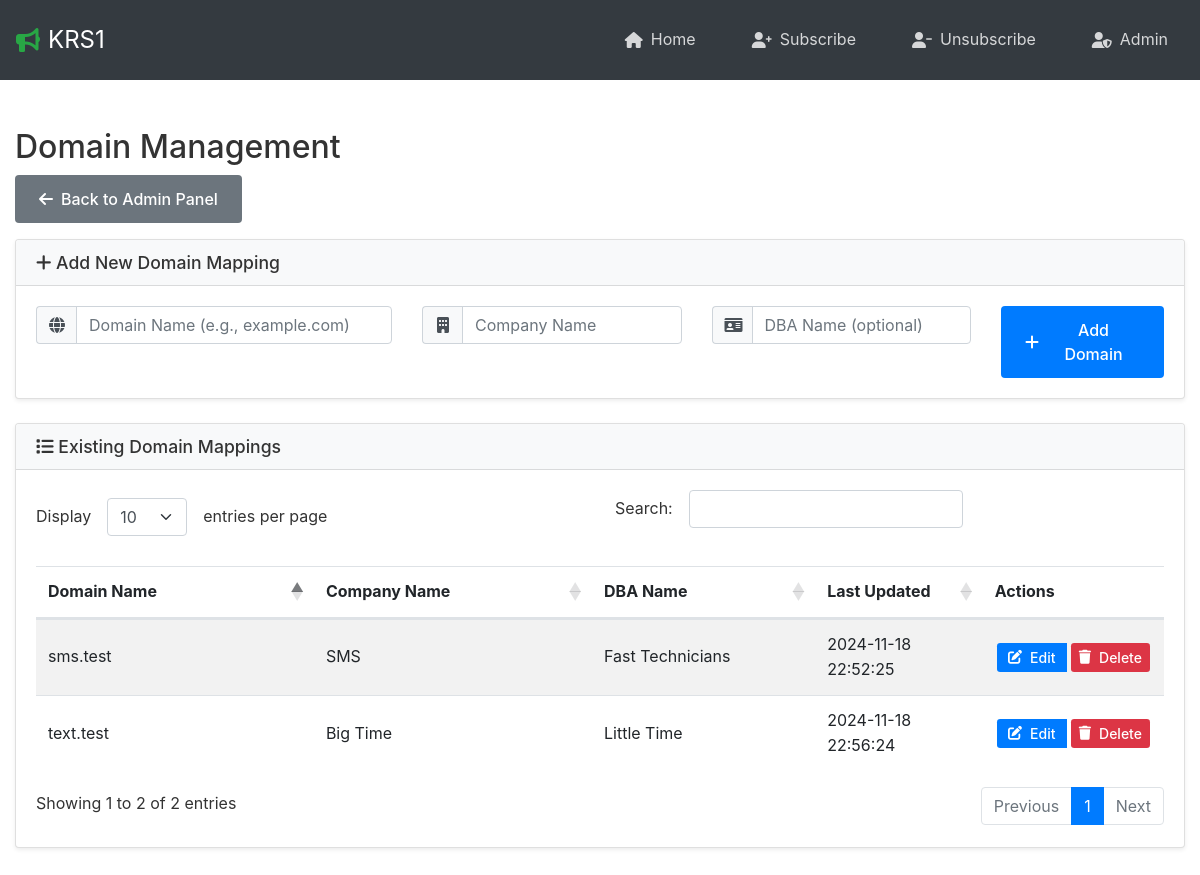
Screenshot of /admin_domains.php (signed in) with the database file from the repository.
### tables this page shows
CREATE TABLE `settings` (
  `id` int unsigned NOT NULL AUTO_INCREMENT,
  `setting_name` varchar(50) NOT NULL,
  `setting_value` text NOT NULL,
  PRIMARY KEY (`id`),
  UNIQUE KEY `setting_name` (`setting_name`)
);

CREATE TABLE `domain_mappings` (
  `id` int NOT NULL AUTO_INCREMENT,
  `domain_name` varchar(255) NOT NULL,
  `company_name` varchar(255) NOT NULL,
  `dba_name` varchar(255) DEFAULT NULL,
  `created_at` timestamp NULL DEFAULT CURRENT_TIMESTAMP,
  `updated_at` timestamp NULL DEFAULT CURRENT_TIMESTAMP ON UPDATE CURRENT_TIMESTAMP,
  PRIMARY KEY (`id`),
  UNIQUE KEY `domain_name` (`domain_name`)
);

### includes/config.php (called while the page is built, shortened)
<?php
    $db_host = 'localhost';
    $db_name = 'sms';
    $db_user = 'root';
    $db_pass = '';
    $conn = new mysqli($db_host, $db_user, $db_pass, $db_name);
    $conn->set_charset("utf8mb4");
    function getCompanyName() {
        global $conn;
        $current_domain = $_SERVER['HTTP_HOST'];
        $stmt = $conn->prepare("SELECT company_name, dba_name FROM domain_mappings WHERE domain_name = ?");
        $stmt->bind_param("s", $current_domain);
        $stmt->execute();
        $result = $stmt->get_result();
        $stmt = $conn->prepare("SELECT setting_value FROM settings WHERE setting_name = 'CompanyName'");
        $stmt->execute();
        $result = $stmt->get_result();
        if ($result->num_rows > 0) {
            $row = $result->fetch_assoc();
            return $row['setting_value'];
        }
        return 'Company Name';
    }
?>

### admin_domains.php (the view, shortened to what this page needs)
<?php
require_once 'includes/config.php';
$result = $conn->query("SELECT * FROM domain_mappings ORDER BY domain_name");
$companyName = getCompanyName();
?>
<!DOCTYPE html>
<html lang="en">
<head>
    <link href="https://stackpath.bootstrapcdn.com/bootstrap/4.5.2/css/bootstrap.min.css" rel="stylesheet">
    <link href="https://cdn.datatables.net/1.10.22/css/dataTables.bootstrap4.min.css" rel="stylesheet">
    <link href="https://cdnjs.cloudflare.com/ajax/libs/font-awesome/6.0.0/css/all.min.css" rel="stylesheet">
    <link rel="stylesheet" href="css/style.css">
</head>
<body>
    <nav class="navbar">
        <a href="index.php" class="navbar-brand">
            <i class="fas fa-bullhorn"></i>
            <?php echo htmlspecialchars($companyName); ?>
        </a>
        <ul class="nav-links">
            <li><a href="index.php" class="nav-home"><i class="fas fa-home"></i> Home</a></li>
            <li><a href="subscribe.php" class="nav-subscribe"><i class="fas fa-user-plus"></i> Subscribe</a></li>
            <li><a href="unsubscribe.php" class="nav-unsubscribe"><i class="fas fa-user-minus"></i> Unsubscribe</a></li>
            <?php if (isset($_SESSION['admin_authenticated']) && $_SESSION['admin_authenticated']): ?>
            <li><a href="admin.php" class="nav-admin"><i class="fas fa-user-shield"></i> Admin</a></li>
            <?php endif; ?>
        </ul>
    </nav>
    <div class="container-fluid mt-5">
        <h2>Domain Management</h2>
        <div class="mb-3">
            <a href="admin.php" class="btn btn-secondary"><i class="fas fa-arrow-left"></i> Back to Admin Panel</a>
        </div>
        <div class="card mb-4">
            <div class="card-header">
                <h4><i class="fas fa-plus"></i> Add New Domain Mapping</h4>
            </div>
            <div class="card-body">
                <form method="POST" class="row">
                    <div class="col-md-4">
                        <div class="input-group">
                            <div class="input-group-prepend">
                                <span class="input-group-text"><i class="fas fa-globe"></i></span>
                            </div>
                            <input type="text" class="form-control" name="domain_name" placeholder="Domain Name (e.g., example.com)" required>
                        </div>
                    </div>
                    <div class="col-md-3">
                        <div class="input-group">
                            <div class="input-group-prepend">
                                <span class="input-group-text"><i class="fas fa-building"></i></span>
                            </div>
                            <input type="text" class="form-control" name="company_name" placeholder="Company Name" required>
                        </div>
                    </div>
                    <div class="col-md-3">
                        <div class="input-group">
                            <div class="input-group-prepend">
                                <span class="input-group-text"><i class="fas fa-id-card"></i></span>
                            </div>
                            <input type="text" class="form-control" name="dba_name" placeholder="DBA Name (optional)">
                        </div>
                    </div>
                    <div class="col-md-2">
                        <button type="submit" class="btn btn-primary"><i class="fas fa-plus"></i> Add Domain</button>
                    </div>
                </form>
            </div>
        </div>
        <div class="card">
            <div class="card-header">
                <h4><i class="fas fa-list"></i> Existing Domain Mappings</h4>
            </div>
            <div class="card-body">
                <div class="table-responsive">
                    <table id="domainsTable" class="table table-striped">
                        <thead>
                            <tr>
                                <th width="25%">Domain Name</th>
                                <th width="25%">Company Name</th>
                                <th width="20%">DBA Name</th>
                                <th width="15%">Last Updated</th>
                                <th width="15%">Actions</th>
                            </tr>
                        </thead>
                        <tbody>
                            <?php while ($row = $result->fetch_assoc()): ?>
                            <tr data-id="<?php echo $row['id']; ?>">
                                <td><?php echo htmlspecialchars($row['domain_name']); ?></td>
                                <td><?php echo htmlspecialchars($row['company_name']); ?></td>
                                <td><?php echo $row['dba_name'] ? htmlspecialchars($row['dba_name']) : ''; ?></td>
                                <td><?php echo $row['updated_at']; ?></td>
                                <td>
                                    <div class="btn-group btn-group-sm">
                                        <button type="button" class="btn btn-primary action-btn"
                                                onclick="editDomain(<?php echo $row['id']; ?>,
                                                '<?php echo htmlspecialchars($row['domain_name']); ?>',
                                                '<?php echo htmlspecialchars($row['company_name']); ?>',
                                                '<?php echo htmlspecialchars($row['dba_name'] ?? ''); ?>')">
                                            <i class="fas fa-edit"></i> Edit
                                        </button>
                                        <form method="POST" class="d-inline">
                                            <button type="submit" class="btn btn-danger action-btn"
                                                    onclick="return confirm('Are you sure you want to delete this domain mapping?')">
                                                <i class="fas fa-trash"></i> Delete
                                            </button>
                                        </form>
                                    </div>
                                </td>
                            </tr>
                            <?php endwhile; ?>
                        </tbody>
                    </table>
                </div>
            </div>
        </div>
    </div>
</body>
</html>

### css/style.css (style rules this page uses)
body { font-family: -apple-system, BlinkMacSystemFont, "Segoe UI", Roboto, "Helvetica Neue", Arial, sans-serif; line-height: 1.6; color: #333; min-height: 100vh; display: flex; flex-direction: column; }
.navbar { background-color: #343a40; padding: 1rem; display: flex; justify-content: space-between; align-items: center; }
.navbar-brand { color: #fff; font-size: 1.5rem; text-decoration: none; display: flex; align-items: center; gap: 0.5rem; }
.navbar-brand i { color: #28a745; }
.nav-links { list-style: none; margin: 0; padding: 0; display: flex; gap: 1.5rem; }
.nav-links a { color: rgba(255,255,255,0.8); text-decoration: none; display: flex; align-items: center; gap: 0.5rem; transition: all 0.2s; padding: 0.5rem 1rem; border-radius: 4px; }
.form-control { border: 1px solid #ced4da; border-radius: 4px; padding: 0.75rem; width: 100%; transition: border-color 0.15s ease-in-out, box-shadow 0.15s ease-in-out; height: calc(1.5em + 0.75rem + 2px); }
.input-group { display: flex; align-items: stretch; position: relative; margin-bottom: 1rem; }
.input-group-prepend { display: flex; margin-right: -1px; }
.input-group-text { background-color: #f8f9fa; border: 1px solid #ced4da; color: #495057; font-weight: 500; padding: 0.375rem 0.75rem; display: flex; align-items: center; justify-content: center; border-radius: 4px 0 0 4px; border-right: none; height: calc(1.5em + 0.75rem + 2px); min-width: 40px; }
.input-group-text i { font-size: 1rem; width: 16px; text-align: center; line-height: 1; }
.input-group .form-control { border-radius: 0 4px 4px 0; flex: 1; border-left-color: #ced4da; }
.btn { padding: 0.75rem 1.5rem; border-radius: 4px; font-weight: 500; transition: all 0.2s; display: inline-flex; align-items: center; justify-content: center; gap: 0.5rem; border: none; cursor: pointer; }
.btn-danger { background-color: #dc3545; border-color: #dc3545; color: #fff; }
.btn-secondary { background-color: #6c757d; border-color: #6c757d; color: #fff; }
.mb-4 { margin-bottom: 1.5rem !important; }

### admin_domains.php (style rules this page uses)
.action-btn { padding: 0.25rem 0.5rem; font-size: 0.875rem; line-height: 1.5; border-radius: 0.2rem; margin: 0 2px; min-width: 70px; }
.table-responsive { overflow-x: auto; -webkit-overflow-scrolling: touch; }
#domainsTable { width: 100% !important; }
#domainsTable th, #domainsTable td { vertical-align: middle; padding: 0.75rem; }
.btn-group-sm > .btn { margin: 0 2px; }
.input-group { margin-bottom: 0; }
.input-group-text { height: calc(1.5em + 0.75rem + 2px); display: flex; align-items: center; padding: 0.375rem 0.75rem; font-size: 1rem; line-height: 1.5; }
.input-group-text i { font-size: 1rem; width: 16px; text-align: center; }
.card { margin-bottom: 2rem; box-shadow: 0 0.125rem 0.25rem rgba(0, 0, 0, 0.075); }
.card-header { background-color: #f8f9fa; border-bottom: 1px solid rgba(0, 0, 0, 0.125); }
.card-header h4 { margin-bottom: 0; font-size: 1.1rem; color: #333; }
.form-control { height: calc(1.5em + 0.75rem + 2px); }
.input-group-text { background-color: #f8f9fa; }

### rows the page displays
settings: setting_value "KRS1"
domain_mappings: domain_name "sms.test", company_name "SMS", dba_name "Fast Technicians", updated_at "2024-11-18 22:52:25"
domain_mappings: domain_name "text.test", company_name "Big Time", dba_name "Little Time", updated_at "2024-11-18 22:56:24"
